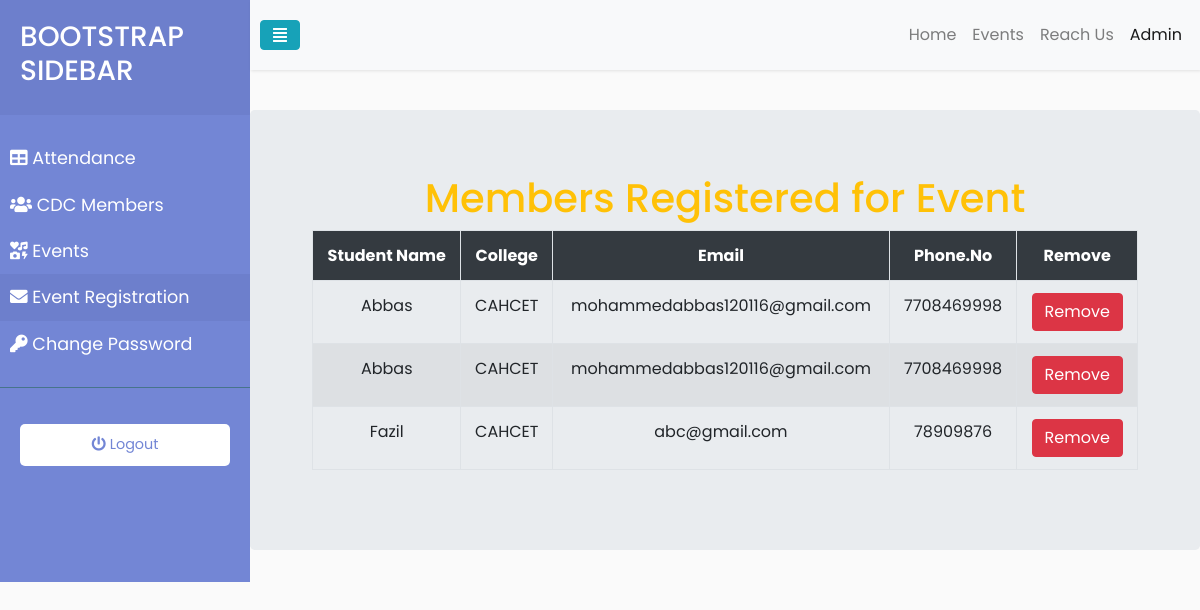
The app's page /eventregistration.php (signed in) with its own data.
### tables this page shows
CREATE TABLE `eventregistration` (
  `id` int(11) NOT NULL,
  `name` varchar(20) NOT NULL,
  `college` varchar(50) NOT NULL,
  `email` varchar(30) NOT NULL,
  `phone` varchar(15) NOT NULL
);

### eventregistration.php (the view, shortened to what this page needs)
<html lang="en">
<head>
	<link rel="stylesheet" href="https://stackpath.bootstrapcdn.com/bootstrap/4.4.1/css/bootstrap.min.css">
	<link rel="stylesheet" href="https://cdnjs.cloudflare.com/ajax/libs/font-awesome/5.11.2/css/all.css">
</head>
<body>
<div class="wrapper">
   	<nav id="sidebar">
   		<div class="sidebar-header">
   			<h3>BOOTSTRAP SIDEBAR</h3>
   		</div>
   		<ul class="list-unstyled components">
   			<li>
   				<a href="admin.php"><i class="fa fa-table" aria-hidden="true"></i> Attendance</a>
   			</li>
   			<li>
   				<a href="members.php"><i class="fa fa-users" aria-hidden="true"></i> CDC Members</a>
   			</li>
   			<li>
   				<a href="eventsadmin.php"><i class="fa fa-icons"></i> Events</a>
   			</li>
			   <li class="active">
   				<a href="eventregistration.php"><i class="fa fa-envelope" aria-hidden="true"></i> Event Registration</a>
   			</li>
   			<li>
   				<a href="cp.php"><i class="fa fa-key" aria-hidden="true"></i> Change Password</a>
   			</li>
   		</ul>
   		<ul class="list-unstyled CTAs">
   			<li>
   				<a href="logout.php" class="download"><i class="fa fa-power-off" aria-hidden="true"></i> Logout</a>
   			</li>
   		</ul>
   	</nav>
   	<div class="content" style="width: 100%">
   		<nav class="navbar navbar-expand-lg navbar-light bg-light">
   		<button type="button" id="sidebarCollapse" class="btn btn-info">
   			<i class="fa fa-align-justify"></i> <span></span>
   		</button>
  <div class="collapse navbar-collapse" id="navbarNav">
    <ul class="navbar-nav ml-auto">
      <li class="nav-item">
        <a class="nav-link" href="index.html">Home</a>
      </li>
      <li class="nav-item">
        <a class="nav-link" href="events.php">Events</a>
      </li>
      <li class="nav-item">
        <a class="nav-link" href="contact.php">Reach Us</a>
      </li>
      <li class="nav-item active">
        <a class="nav-link" href="#">Admin</a>
      </li>
    </ul>
  </div>
</nav>
<div class="main">
  <div class="hipsum">
    <div class="jumbotron">
    <div class="container-fluid">
        <div class="col-lg-12 col-md-12 col-sm-12" style="overflow-x: auto;">
            <h1 class="text-warning text-center">Members Registered for Event</h1>
            <table class="table table-striped table-hover table-bordered">
              <tr class="bg-dark text-white text-center">
                <th>Student Name</th>
                <th>College</th>
                <th>Email</th>
                <th>Phone.No</th>
                <th>Remove</th>
              </tr>
  <?php
          include 'connection.php';
          $q="SELECT * FROM `eventregistration`";
          $query=mysqli_query($conn,$q);
          while($result=mysqli_fetch_array($query)){
  ?>
              <tr class="text-center">
                <td><?php echo $result['name']; ?></td>
                <td><?php echo $result['college']; ?></td>
                <td><?php echo $result['email']; ?></td>
                <td><?php echo $result['phone']; ?></td>
                <td><button class="btn btn-danger"> <a href="removeevent.php?id=<?php echo $result['id']; ?>" class="text-white">Remove</a></button></td>
              </tr>
              <?php
          }
              ?>
            </table>
    </div>
  </div>
    </div>
  </div>
</div>
</body>
</html>

### eventregistration.php (style rules this page uses)
body { font-family: 'Poppins', sans-serif; background: #fafafa }
a, a:hover, a:focus { color: inherit; text-decoration: none; transition: all 0.3s; }
.navbar { padding: 15px 10px; background: #fff; border: none; border-radius: 0; margin-bottom: 40px; box-shadow: 1px 1px 3px rgba(0,0,0,0.1); }
.wrapper { display: flex; width: 100%; align-items: stretch; }
#sidebar { min-width: 250px; max-width: 250px; background: #7386D5; color: #fff; transition: all 0.3s; }
#sidebar .sidebar-header { padding: 20px; background: #6d7fcc; }
#sidebar ul.components { padding: 20px 0px; border-bottom: 1px solid #47748b; }
#sidebar ul li a { padding: 10px; font-size: 1.1em; display: block; }
#sidebar ul li.active>a, a[aria-expanded="true"] { color: #fff; background: #6d7fcc; }
ul.CTAs { padding: 20px; }
ul.CTAs a { text-align: center; font-size: 0.9em !important; display: block; border-radius: 5px; margin-bottom: 5px; }
a.download { background: #fff; color: #7386D5; }

### records on screen
eventregistration: name "Abbas", college "CAHCET", email "mohammedabbas120116@gmail.com", phone "7708469998"
eventregistration: name "Abbas", college "CAHCET", email "mohammedabbas120116@gmail.com", phone "7708469998"
eventregistration: name "Fazil", college "CAHCET", email "abc@gmail.com", phone "78909876"
